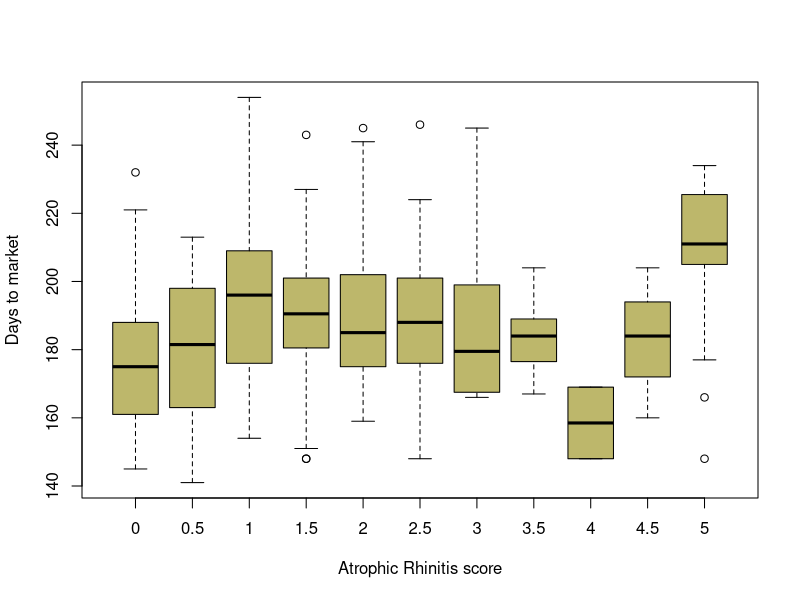

Write the R code that produced this figure.
## ---- chunk 1

library(ggplot2)
pig_adg <- read.csv("pig_adg.csv")

boxplot(pig_adg$dtm ~ pig_adg$ar,
        ylab = "Days to market", col = "darkkhaki",
        xlab = "Atrophic Rhinitis score")

quantiles <- quantile(pig_adg$dtm, c(0, 0.05, 0.5, 0.95, 1))

